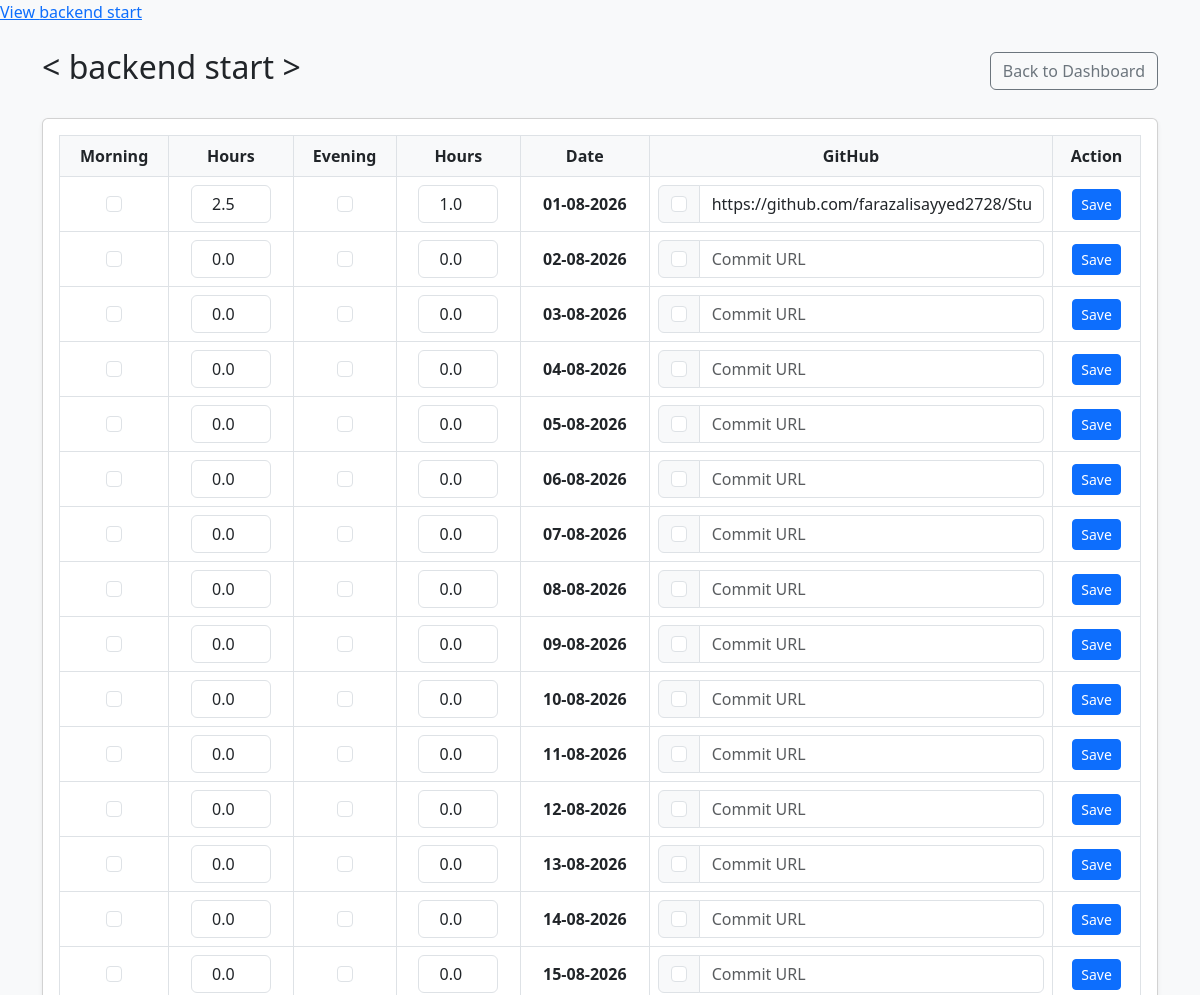
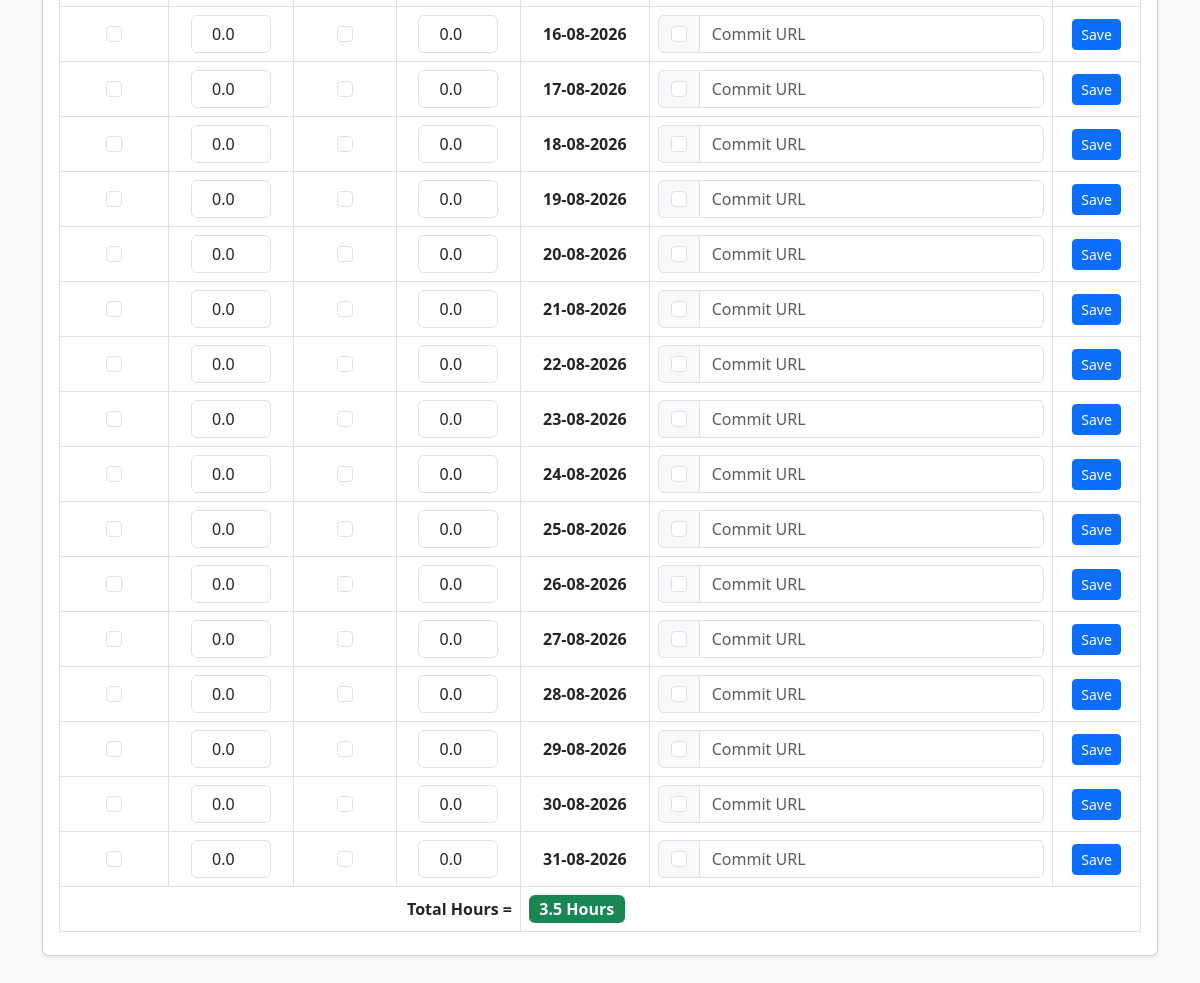
Before: /home/1/ (signed in) with the older database file (2 pictures, top to bottom).
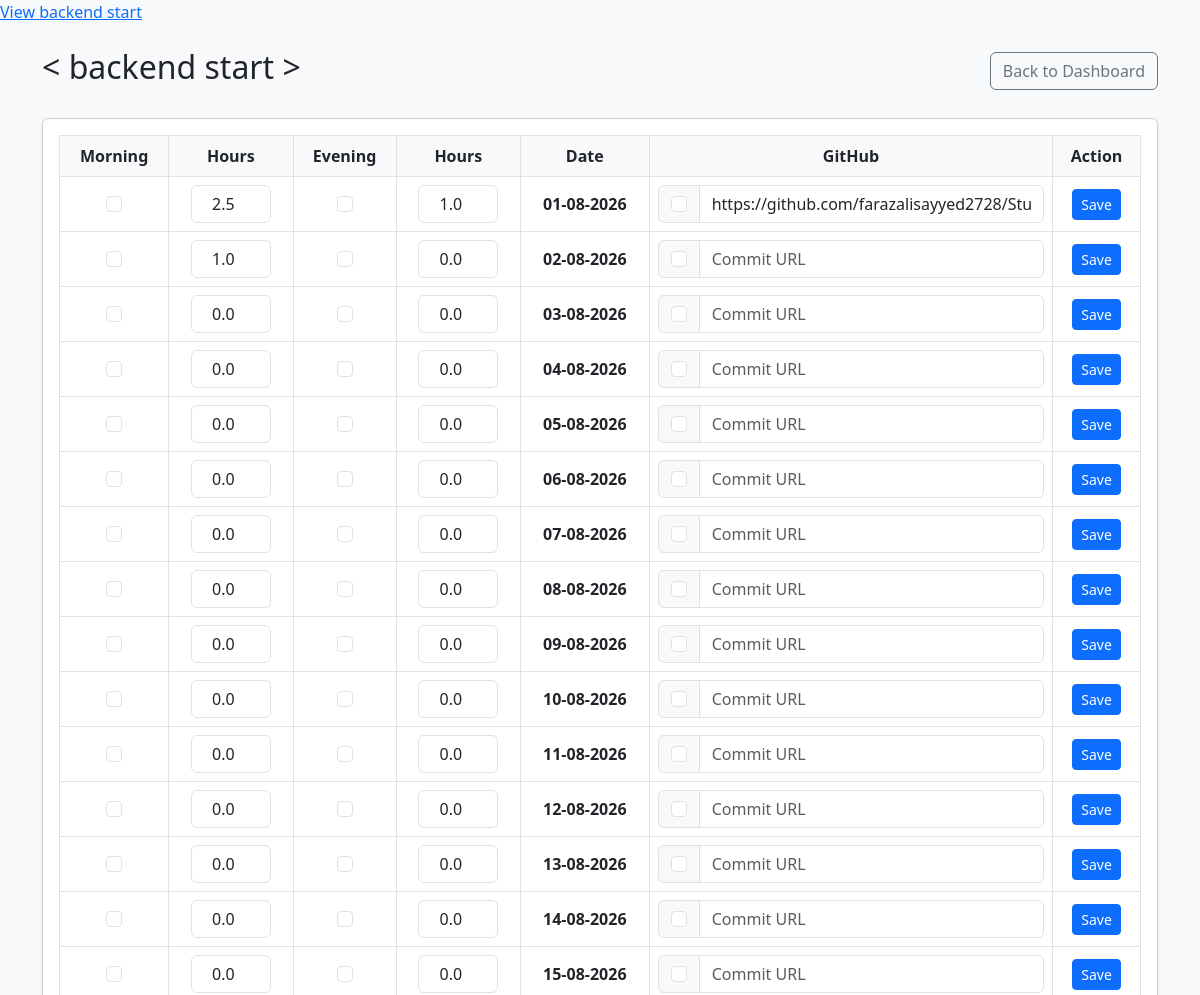
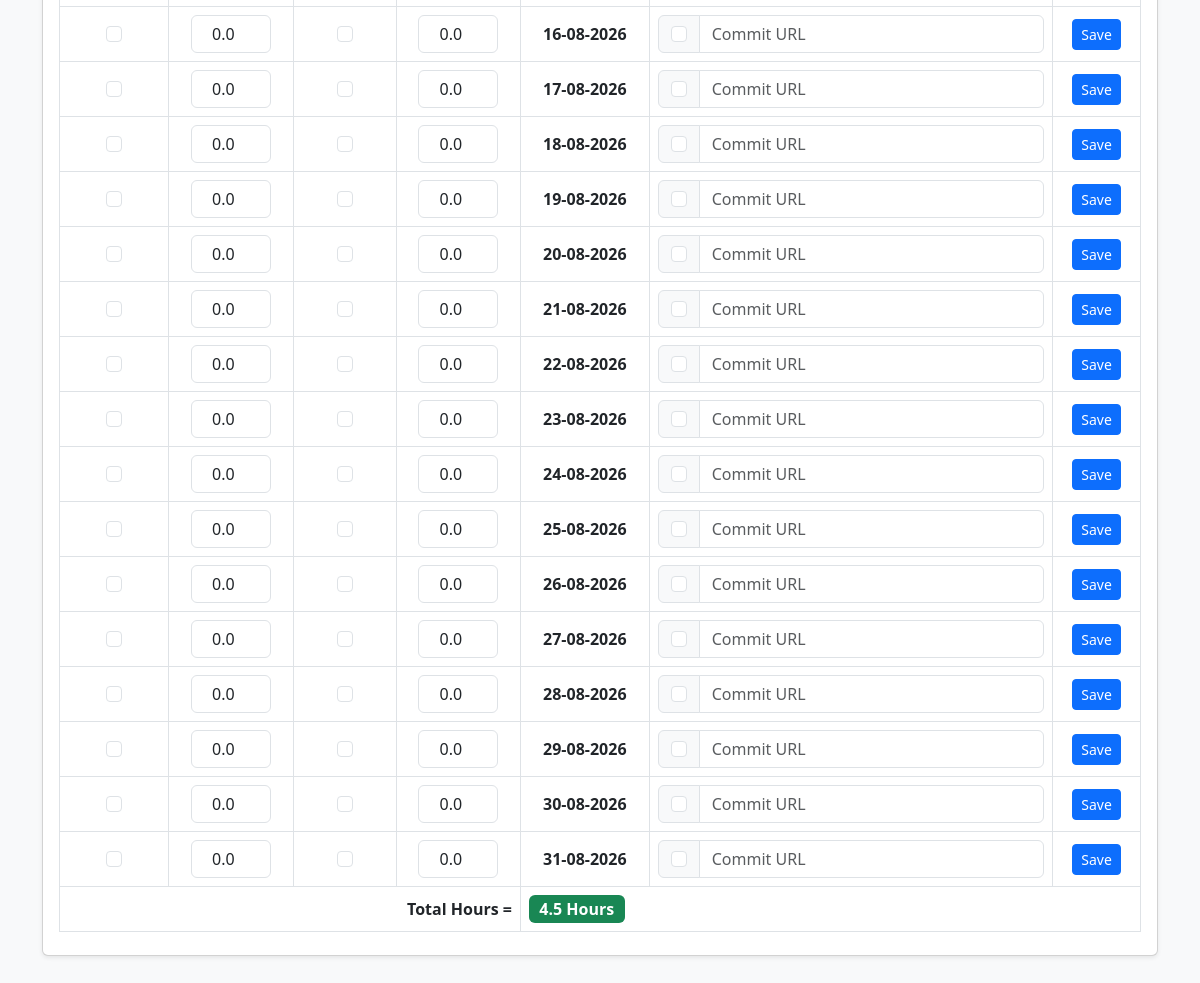
After: the same page with the newer database file (2 pictures, top to bottom).
### track/models.py (models this page shows, shortened)
class StudyGoal(models.Model):
    user = models.ForeignKey(User, on_delete=models.CASCADE, related_name='study_goals')
    title = models.CharField(max_length=200, help_text="e.g., Backend - Start")
    start_date = models.DateField()
    end_date = models.DateField()
    is_active = models.BooleanField(default=True)
    created_at = models.DateTimeField(auto_now_add=True)
    @property
    def total_hours(self):
        logs = self.daily_logs.all()
        return sum(log.morning_hours + log.evening_hours for log in logs)

class DailyLog(models.Model):
    goal = models.ForeignKey(
        StudyGoal,
        on_delete=models.CASCADE,
        related_name='daily_logs'
    )
    date = models.DateField()
    morning_done = models.BooleanField(default=False)
    morning_not_studied = models.BooleanField(default=False)
    morning_hours = models.DecimalField(
        max_digits=4,
        decimal_places=1,
        default=0.0,
        validators=[
            MinValueValidator(0.0),
            MaxValueValidator(24.0)
        ]
    )
    evening_done = models.BooleanField(default=False)
    evening_not_studied = models.BooleanField(default=False)
    evening_hours = models.DecimalField(
        max_digits=4,
        decimal_places=1,
        default=0.0,
        validators=[
            MinValueValidator(0.0),
            MaxValueValidator(24.0)
        ]
    )
    github_link = models.URLField(
        max_length=500,
        blank=True,
        null=True,
        help_text="GitHub commit/repo link"
    )
    github_pushed = models.BooleanField(default=False)
    class Meta:
        unique_together = ('goal', 'date')
        ordering = ['date']

### track/views.py (the view)
# urls.py: path('home/<int:goal_id>/', views.goal_detail, name='home_detail'),
@login_required
def goal_detail(request, goal_id):
    goal = get_object_or_404(StudyGoal, id=goal_id, user=request.user)
    current_date = goal.start_date
    while current_date <= goal.end_date:
        DailyLog.objects.get_or_create(goal=goal, date=current_date)
        current_date += timedelta(days=1)
    logs = goal.daily_logs.all().order_by('date')
    return render(request, 'track/goal_detail.html', {'goal': goal, 'logs': logs})

### track/templates/track/goal_detail.html (shortened to what this page needs)
<!doctype html>
<html lang="en">
  <head>
    <link
      href="https://cdn.jsdelivr.net/npm/bootstrap@5.3.0/dist/css/bootstrap.min.css"
      rel="stylesheet"
    />
    <a href="{% url 'home_detail' goal.id %}">View {{ goal.title }}</a>
  </head>
  <body class="bg-light">
    <div class="container py-4">
      <div class="d-flex justify-content-between align-items-center mb-4">
        <h2>&lt; {{ goal.title }} &gt;</h2>
        <a href="{% url 'dashboard' %}" class="btn btn-outline-secondary"
          >Back to Dashboard</a
        >
      </div>
      <div class="card shadow-sm">
        <div class="card-body">
          <div class="table-responsive">
            <table class="table table-bordered align-middle text-center">
              <thead class="sticky-header">
                <tr>
                  <th scope="col">Morning</th>
                  <th scope="col">Hours</th>
                  <th scope="col">Evening</th>
                  <th scope="col">Hours</th>
                  <th scope="col">Date</th>
                  <th scope="col">GitHub</th>
                  <th scope="col">Action</th>
                </tr>
              </thead>
              <tbody>
                {% for log in logs %}
                <tr>
                  <form action="{% url 'track_log' log.id %}" method="POST">
                    <td>
                      <input
                        type="checkbox"
                        name="morning_done"
                        class="form-check-input"
                        {%
                        if
                        log.morning_done
                        %}checked{%
                        endif
                        %}
                      />
                    </td>
                    <td>
                      <input
                        type="number"
                        step="0.5"
                        name="morning_hours"
                        value="{{ log.morning_hours }}"
                        class="form-control text-center"
                        style="width: 80px; margin: auto"
                      />
                    </td>
                    <td>
                      <input
                        type="checkbox"
                        name="evening_done"
                        class="form-check-input"
                        {%
                        if
                        log.evening_done
                        %}checked{%
                        endif
                        %}
                      />
                    </td>
                    <td>
                      <input
                        type="number"
                        step="0.5"
                        name="evening_hours"
                        value="{{ log.evening_hours }}"
                        class="form-control text-center"
                        style="width: 80px; margin: auto"
                      />
                    </td>
                    <td><strong>{{ log.date|date:"d-m-Y" }}</strong></td>
                    <td>
                      <div class="input-group">
                        <div class="input-group-text">
                          <input
                            type="checkbox"
                            name="github_pushed"
                            class="form-check-input mt-0"
                            {%
                            if
                            log.github_pushed
                            %}checked{%
                            endif
                            %}
                          />
                        </div>
                        <input
                          type="url"
                          name="github_link"
                          value="{{ log.github_link|default:'' }}"
                          class="form-control"
                          placeholder="Commit URL"
                        />
                      </div>
                    </td>
                    <td>
                      <button type="submit" class="btn btn-sm btn-primary">
                        Save
                      </button>
                    </td>
                  </form>
                </tr>
                {% endfor %}
              </tbody>
              <tfoot>
                <tr class="total-row">
                  <td colspan="4" class="text-end">
                    <strong>Total Hours =</strong>
                  </td>
                  <td colspan="3" class="text-start">
                    <span class="badge bg-success fs-6"
                      >{{ goal.total_hours }} Hours</span
                    >
                  </td>
                </tr>
              </tfoot>
            </table>
          </div>
        </div>
      </div>
    </div>
  </body>
</html>

### track/templates/track/goal_detail.html (style rules this page uses)
.table-responsive { max-height: 80vh; overflow-y: auto; }
.sticky-header th { position: sticky; top: 0; background-color: #f8f9fa; z-index: 1; }
.total-row { font-weight: bold; background-color: #e9ecef; }

Changed rows visible on the page:
computed for StudyGoal "backend start": total_hours "3.5" → "4.5"
changed DailyLog (number 2 of 31 on the later page): morning_hours "0.0" → "1.0"
